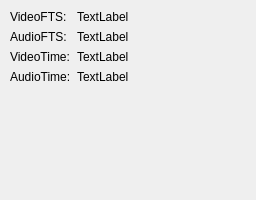
<?xml version="1.0" encoding="UTF-8"?>
<ui version="4.0">
 <class>DebugWidget</class>
 <widget class="QWidget" name="DebugWidget">
  <property name="geometry">
   <rect>
    <x>0</x>
    <y>0</y>
    <width>256</width>
    <height>200</height>
   </rect>
  </property>
  <property name="maximumSize">
   <size>
    <width>300</width>
    <height>200</height>
   </size>
  </property>
  <property name="windowTitle">
   <string>Form</string>
  </property>
  <widget class="QWidget" name="formLayoutWidget">
   <property name="geometry">
    <rect>
     <x>10</x>
     <y>10</y>
     <width>231</width>
     <height>280</height>
    </rect>
   </property>
   <layout class="QFormLayout" name="formLayout">
    <property name="fieldGrowthPolicy">
     <enum>QFormLayout::ExpandingFieldsGrow</enum>
    </property>
    <item row="0" column="0">
     <widget class="QLabel" name="label">
      <property name="sizePolicy">
       <sizepolicy hsizetype="Fixed" vsizetype="Preferred">
        <horstretch>0</horstretch>
        <verstretch>0</verstretch>
       </sizepolicy>
      </property>
      <property name="text">
       <string>VideoFTS:</string>
      </property>
     </widget>
    </item>
    <item row="0" column="1">
     <widget class="QLabel" name="videoFTSLabel">
      <property name="text">
       <string>TextLabel</string>
      </property>
     </widget>
    </item>
    <item row="1" column="0">
     <widget class="QLabel" name="label_3">
      <property name="text">
       <string>AudioFTS:</string>
      </property>
     </widget>
    </item>
    <item row="1" column="1">
     <widget class="QLabel" name="audioFTSLabel">
      <property name="text">
       <string>TextLabel</string>
      </property>
     </widget>
    </item>
    <item row="2" column="0">
     <widget class="QLabel" name="label_5">
      <property name="text">
       <string>VideoTime:</string>
      </property>
     </widget>
    </item>
    <item row="2" column="1">
     <widget class="QLabel" name="videoTimeLabel">
      <property name="text">
       <string>TextLabel</string>
      </property>
     </widget>
    </item>
    <item row="3" column="0">
     <widget class="QLabel" name="label_7">
      <property name="text">
       <string>AudioTime:</string>
      </property>
     </widget>
    </item>
    <item row="3" column="1">
     <widget class="QLabel" name="audioTimeLabel">
      <property name="text">
       <string>TextLabel</string>
      </property>
     </widget>
    </item>
   </layout>
  </widget>
 </widget>
 <resources/>
 <connections/>
</ui>
